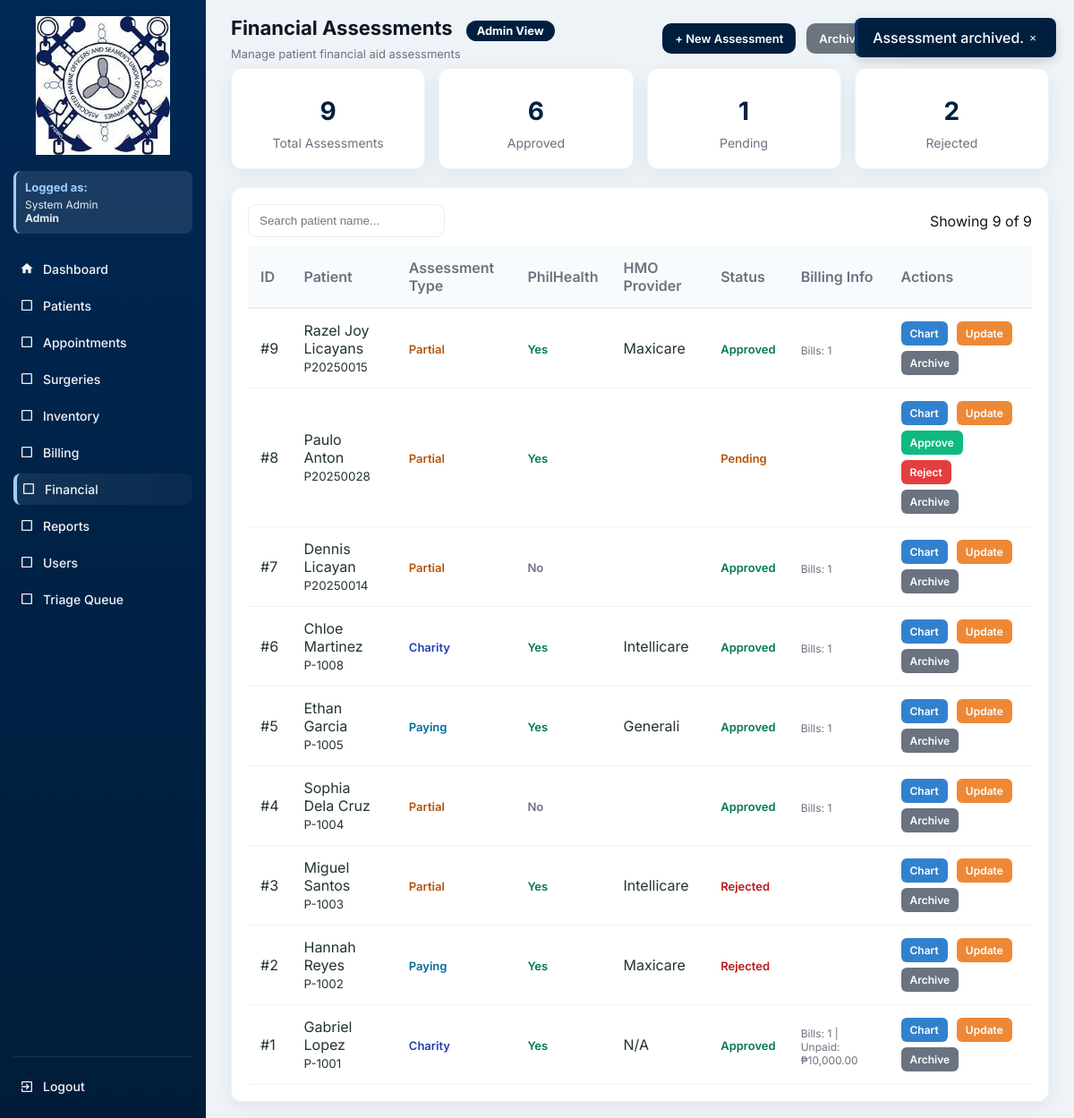
Page /financials.php?success=archived&action=archive&assessment_id=9 (signed in) on the committed database.
### tables this page shows
CREATE TABLE `financial_assessment` (
  `id` int(11) NOT NULL,
  `patient_id` int(11) DEFAULT NULL,
  `billing_id` int(11) DEFAULT NULL,
  `assessment_type` enum('Charity','Partial','Paying') DEFAULT NULL,
  `philhealth_eligible` tinyint(1) DEFAULT 0,
  `hmo_provider` varchar(100) DEFAULT NULL,
  `status` enum('Pending','Approved','Rejected') DEFAULT 'Pending',
  `is_archived` tinyint(1) DEFAULT 0,
  `archived_at` datetime DEFAULT NULL,
  `archived_by` int(11) DEFAULT NULL,
  `reviewed_at` datetime DEFAULT NULL,
  `reviewed_by` int(11) DEFAULT NULL,
  `created_at` timestamp NOT NULL DEFAULT current_timestamp()
);

CREATE TABLE `patients` (
  `id` int(11) NOT NULL,
  `patient_code` varchar(20) DEFAULT NULL,
  `first_name` varchar(100) DEFAULT NULL,
  `last_name` varchar(100) DEFAULT NULL,
  `gender` varchar(10) DEFAULT NULL,
  `sex` enum('Male','Female') DEFAULT NULL,
  `birth_date` date DEFAULT NULL,
  `phone` varchar(50) DEFAULT NULL,
  `address` text DEFAULT NULL,
  `guardian` varchar(100) DEFAULT NULL,
  `blood_type` varchar(10) DEFAULT NULL,
  `weight` decimal(5,2) DEFAULT NULL,
  `height` decimal(5,2) DEFAULT NULL,
  `pulse_rate` int(11) DEFAULT NULL,
  `temperature` decimal(4,2) DEFAULT NULL,
  `guardian_name` varchar(150) DEFAULT NULL,
  `created_at` timestamp NOT NULL DEFAULT current_timestamp(),
  `is_archived` tinyint(1) DEFAULT 0,
  `archived_at` datetime DEFAULT NULL,
  `archived_by` int(11) DEFAULT NULL
);

### functions.php (called while the page is built, shortened)
<?php
function fetchAll($conn, $sql, $types = null, $params = [])
{
    $stmt = $conn->prepare($sql);
    $stmt->execute();
    $res = $stmt->get_result();
    $rows = $res->fetch_all(MYSQLI_ASSOC);
    return $rows;
}
function fetchOne($conn, $sql, $types = null, $params = [])
{
    $stmt = $conn->prepare($sql);
    $stmt->execute();
    $res = $stmt->get_result();
    $row = $res->fetch_assoc();
    return $row;
}
?>

### financials.php (the view, shortened to what this page needs)
<?php
require 'config.php';
require 'functions.php';
$current_role = $_SESSION['role'] ?? 'Guest';
$current_name = $_SESSION['name'] ?? 'User';
$role_permissions = [
    'Admin' => [
        'dashboard.php' => 'Dashboard',
        'patients.php' => 'Patients',
        'appointments.php' => 'Appointments',
        'surgeries.php' => 'Surgeries',
        'inventory.php' => 'Inventory',
        'billing.php' => 'Billing',
        'financials.php' => 'Financial',
        'reports.php' => 'Reports',
        'users.php' => 'Users',
        'triage_queue.php' => 'Triage Queue'
    ],
    'Doctor' => [
        'dashboard.php' => 'Dashboard',
        'patients.php' => 'Patients',
        'appointments.php' => 'Appointments',
        'surgeries.php' => 'Surgeries',
        'inventory.php' => 'Inventory',
        'reports.php' => 'Reports',
        'triage_queue.php' => 'Triage Queue'
    ],
    'Nurse' => [
        'dashboard.php' => 'Dashboard',
        'patients.php' => 'Patients',
        'appointments.php' => 'Appointments',
        'inventory.php' => 'Inventory',
        'reports.php' => 'Reports',
        'triage_queue.php' => 'Triage Queue'
    ],
    'Staff' => [
        'dashboard.php' => 'Dashboard',
        'patients.php' => 'Patients',
        'appointments.php' => 'Appointments',
        'reports.php' => 'Reports'
    ],
    'Inventory' => [
        'dashboard.php' => 'Dashboard',
        'inventory.php' => 'Inventory',
        'reports.php' => 'Reports'
    ],
    'Billing' => [
        'dashboard.php' => 'Dashboard',
        'billing.php' => 'Billing',
        'financials.php' => 'Financial',
        'reports.php' => 'Reports'
    ],
    'SocialWorker' => [
        'dashboard.php' => 'Dashboard',
        'financials.php' => 'Financial',
        'reports.php' => 'Reports'
    ]
];
$allowed_pages = $role_permissions[$current_role] ?? ['dashboard.php' => 'Dashboard'];
$is_admin = ($current_role === 'Admin');
$is_social_worker = ($current_role === 'SocialWorker');
$assessments_per_page = 10;
$current_page = isset($_GET['page']) ? max(1, intval($_GET['page'])) : 1;
$offset = ($current_page - 1) * $assessments_per_page;
$show_archived = isset($_GET['show']) && $_GET['show'] === 'archived';
$archive_condition = $show_archived ? "f.is_archived = 1" : "f.is_archived = 0";
$total_assessments_query = "SELECT COUNT(*) as total FROM financial_assessment f WHERE $archive_condition";
$total_assessments_result = mysqli_query($conn, $total_assessments_query);
$total_assessments_row = mysqli_fetch_assoc($total_assessments_result);
$total_assessments = $total_assessments_row['total'];
$rows = fetchAll($conn, "
    SELECT
        f.*,
        p.first_name,
        p.last_name,
        p.patient_code,
        arch_user.full_name AS archived_by_name,
        COUNT(b.id) as bill_count,
        SUM(CASE WHEN b.status = 'Unpaid' THEN b.amount_due ELSE 0 END) as total_unpaid
    FROM financial_assessment f
    LEFT JOIN patients p ON f.patient_id = p.id
    LEFT JOIN users arch_user ON f.archived_by = arch_user.id
    LEFT JOIN billing b ON f.id = b.financial_assessment_id
    WHERE {$archive_condition}
    GROUP BY f.id
    ORDER BY f.id DESC
    LIMIT $offset, $assessments_per_page
", null, []);
$total_stats = fetchOne($conn, "SELECT COUNT(*) as total FROM financial_assessment", null, []);
$approved_stats = fetchOne($conn, "SELECT COUNT(*) as total FROM financial_assessment WHERE status = 'Approved'", null, []);
$pending_stats = fetchOne($conn, "SELECT COUNT(*) as total FROM financial_assessment WHERE status = 'Pending'", null, []);
$rejected_stats = fetchOne($conn, "SELECT COUNT(*) as total FROM financial_assessment WHERE status = 'Rejected'", null, []);
?>
<!DOCTYPE html>
<html lang="en">
<head>
</head>
<body>
<div class="app">
  <aside class="sidebar">
    <div class="logo-wrap"><a href="dashboard.php"><img src="logo.jpg" alt="Logo"></a></div>
    <div class="user-info">
      <h4>Logged as:</h4>
      <p><?= htmlspecialchars($current_name) ?><br><strong><?= htmlspecialchars($current_role) ?></strong></p>
    </div>
    <nav class="menu">
      <a href="dashboard.php" class="menu-item <?= basename($_SERVER['PHP_SELF'])=='dashboard.php'?'active':'' ?>">
        <span class="icon"><svg viewBox="0 0 24 24" fill="currentColor"><path d="M10 20v-6h4v6h5v-8h3L12 3 2 12h3v8z"/></svg></span> Dashboard
      </a>
      <?php foreach($allowed_pages as $page => $label): if($page !== 'dashboard.php'): ?>
        <a href="<?= $page ?>" class="menu-item <?= basename($_SERVER['PHP_SELF'])==$page?'active':'' ?>">
          <span class="icon">
            <?php
            $icons = [
              'patients.php' => '<svg viewBox="0 0 24 24" fill="currentColor"><path d="M12 12c2.21 0 4-1.79 4-4s-1.79-4-4-4-4 1.79-4 4 1.79 4 4 4zm0 2c-2.67 0-8 1.34-8 4v2h16v-2c0-2.66-5.33-4-8-4z"/></svg>',
              'appointments.php' => '<svg viewBox="0 0 24 24" fill="currentColor"><path d="M19 3h-1V1h-2v2H8V1H6v2H5c-1.11 0-1.99.9-1.99 2L3 19c0 1.1.89 2 2 2h14c1.1 0 2-.9 2-2V5c0-1.1-.9-2-2-2zm0 16H5V8h14v11zM7 10h5v5H7z"/></svg>',
              'surgeries.php' => '<svg viewBox="0 0 24 24" fill="currentColor"><path d="M12 2C8.13 2 5 5.13 5 9c0 5.25 7 13 7 13s7-7.75 7-13c0-3.87-3.13-7-7-7zm0 9.5c-1.38 0-2.5-1.12-2.5-2.5s1.12-2.5 2.5-2.5 2.5 1.12 2.5 2.5-1.12 2.5-2.5 2.5z"/></svg>',
              'inventory.php' => '<svg viewBox="0 0 24 24" fill="currentColor"><path d="M20 8h-3V4H7v4H4v14h16V8zM9 6h6v2H9V6zm11 14H4v-9h16v9zm-7-7H8v-2h5v2z"/></svg>',
              'billing.php' => '<svg viewBox="0 0 24 24" fill="currentColor"><path d="M11.8 10.9c-2.27-.59-3-1.2-3-2.15 0-1.09 1.01-1.85 2.7-1.85 1.78 0 2.44.85 2.5 2.1h2.21c-.07-1.72-1.12-3.3-3.21-3.81V3h-3v2.16c-1.94.42-3.5 1.68-3.5 3.61 0 2.31 1.91 3.46 4.7 4.13 2.5.6 3 1.48 3 2.41 0 .69-.49 1.79-2.7 1.79-2.06 0-2.87-.92-2.98-2.1h-2.2c.12 2.19 1.76 3.42 3.68 3.83V21h3v-2.15c1.95-.37 3.5-1.5 3.5-3.55 0-2.84-2.43-3.81-4.7-4.4z"/></svg>',
              'financials.php' => '<svg viewBox="0 0 24 24" fill="currentColor"><path d="M3 13h8V3H3v10zm0 8h8v-6H3v6zm10 0h8V11h-8v10zm0-18v6h8V3h-8z"/></svg>',
              'reports.php' => '<svg viewBox="0 0 24 24" fill="currentColor"><path d="M19 3H5c-1.1 0-2 .9-2 2v14c0 1.1.9 2 2 2h14c1.1 0 2-.9 2-2V5c0-1.1-.9-2-2-2zM9 17H7v-7h2v7zm4 0h-2V7h2v10zm4 0h-2v-4h2v4z"/></svg>',
              'users.php' => '<svg viewBox="0 0 24 24" fill="currentColor"><path d="M16 11c1.66 0 2.99-1.34 2.99-3S17.66 5 16 5c-1.66 0-3 1.34-3 3s1.34 3 3 3zm-8 0c1.66 0 2.99-1.34 2.99-3S9.66 5 8 5C6.34 5 5 6.34 5 8s1.34 3 3 3zm0 2c-2.33 0-7 1.17-7 3.5V19h14v-2.5c0-2.33-4.67-3.5-7-3.5zm8 0c-.29 0-.62.02-.97.05 1.16.84 1.97 1.97 1.97 3.45V19h6v-2.5c0-2.33-4.67-3.5-7-3.5z"/></svg>',
              'triage_queue.php' => '<svg viewBox="0 0 24 24" fill="currentColor"><path d="M12 2C6.48 2 2 6.48 2 12s4.48 10 10 10 10-4.48 10-10S17.52 2 12 2zm-2 15l-5-5 1.41-1.41L10 14.17l7.59-7.59L19 8l-9 9z"/></svg>'
            ];
            echo $icons[$page] ?? '<svg viewBox="0 0 24 24" fill="currentColor"><path d="M19 5v14H5V5h14m0-2H5c-1.1 0-2 .9-2 2v14c0 1.1.9 2 2 2h14c1.1 0 2-.9 2-2V5c0-1.1-.9-2-2-2z"/></svg>';
            ?>
          </span> <?= $label ?>
        </a>
      <?php endif; endforeach; ?>
    </nav>
    <div class="sidebar-bottom">
      <a href="logout.php" class="menu-item">
        <span class="icon"><svg viewBox="0 0 24 24" fill="currentColor"><path d="M10.09 15.59L11.5 17l5-5-5-5-1.41 1.41L12.67 11H3v2h9.67l-2.58 2.59zM19 3H5c-1.11 0-2 .9-2 2v4h2V5h14v14H5v-4H3v4c0 1.1.89 2 2 2h14c1.1 0 2-.9 2-2V5c0-1.1-.9-2-2-2z"/></svg></span> Logout
      </a>
    </div>
  </aside>
  <div class="main">
    <div class="topbar">
      <div class="top-left">
        <h1>Financial Assessments <?= $show_archived ? '(Archived)' : '' ?>
          <span class="role-badge role-<?= strtolower($current_role) ?>"><?= htmlspecialchars($current_role) ?> View</span>
        </h1>
        <p>Manage patient financial aid assessments</p>
      </div>
      <div class="top-actions">
        <?php if ($show_archived): ?>
          <a href="financials.php" class="btn btn-outline">View Active</a>
        <?php else: ?>
          <a href="financial_form.php" class="btn">+ New Assessment</a>
          <?php if ($is_admin || $is_social_worker): ?>
            <a href="financials.php?show=archived" class="btn btn-secondary">Archived</a>
          <?php endif; ?>
        <?php endif; ?>
        <div class="date-pill"><?= date('l, jS F Y') ?></div>
      </div>
    </div>
    <div id="toast" class="toast-container"></div>
    <?php if (!$show_archived): ?>
    <div class="stats-grid">
      <div class="stat-card">
        <div class="stat-number"><?= $total_stats['total'] ?? 0 ?></div>
        <div class="stat-label">Total Assessments</div>
      </div>
      <div class="stat-card">
        <div class="stat-number"><?= $approved_stats['total'] ?? 0 ?></div>
        <div class="stat-label">Approved</div>
      </div>
      <div class="stat-card">
        <div class="stat-number"><?= $pending_stats['total'] ?? 0 ?></div>
        <div class="stat-label">Pending</div>
      </div>
      <div class="stat-card">
        <div class="stat-number"><?= $rejected_stats['total'] ?? 0 ?></div>
        <div class="stat-label">Rejected</div>
      </div>
    </div>
    <?php endif; ?>
    <div class="table-wrap">
      <div class="table-controls">
        <input type="text" id="searchInput" class="search-input" placeholder="Search patient name...">
        <div class="muted">Showing <span id="rowCount"><?= count($rows) ?></span> of <?= number_format($total_assessments) ?></div>
      </div>
      <table id="financialsTable">
        <thead>
          <tr>
            <th>ID</th>
            <th>Patient</th>
            <th>Assessment Type</th>
            <th>PhilHealth</th>
            <th>HMO Provider</th>
            <th>Status</th>
            <th>Billing Info</th>
            <th>Actions</th>
          </tr>
        </thead>
        <tbody>
          <?php if (count($rows) > 0): ?>
            <?php foreach($rows as $r): ?>
              <?php
              $type_class = 'type-' . strtolower($r['assessment_type'] ?? 'none');
              $status_class = strtolower($r['status'] ?? 'pending');
              $philhealth_class = $r['philhealth_eligible'] ? 'philhealth-yes' : 'philhealth-no';
              $philhealth_text = $r['philhealth_eligible'] ? 'Yes' : 'No';
              $bill_count = $r['bill_count'] ?? 0;
              $total_unpaid = $r['total_unpaid'] ?? 0;
              $billing_display = '';
              if ($bill_count > 0) {
                  $billing_display = "<div class='billing-info'>Bills: $bill_count";
                  if ($total_unpaid > 0) {
                      $billing_display .= " | Unpaid: ₱" . number_format($total_unpaid, 2);
                  }
                  $billing_display .= "</div>";
              }
              $is_archived = !empty($r['is_archived']);
              $row_bg = $is_archived ? 'style="background:rgba(149,165,166,0.1);"' : '';
              $patient_name = htmlspecialchars($r['first_name'] . ' ' . $r['last_name']);
              ?>
              <tr data-id="<?= $r['id'] ?>" <?= $row_bg ?>>
                <td>#<?= $r['id'] ?></td>
                <td>
                  <?= $patient_name ?><br>
                  <small class="muted"><?= htmlspecialchars($r['patient_code'] ?? '') ?></small>
                </td>
                <td><span class="type <?= $type_class ?>"><?= htmlspecialchars($r['assessment_type']) ?></span></td>
                <td><span class="philhealth-badge <?= $philhealth_class ?>"><?= $philhealth_text ?></span></td>
                <td><?= htmlspecialchars($r['hmo_provider'] ?? 'N/A') ?></td>
                <td>
                  <span class="status <?= $status_class ?>"><?= htmlspecialchars($r['status']) ?></span>
                </td>
                <td><?= $billing_display ?></td>
                <td>
                  <div class="action-buttons">
                    <a href="financial_view.php?id=<?= $r['id'] ?>" class="action-btn btn-view">Chart</a>
                    <a href="financial_form.php?id=<?= $r['id'] ?>" class="action-btn btn-edit">Update</a>
                    <?php if ($r['status'] === 'Pending' && ($is_admin || $is_social_worker) && !$is_archived): ?>
                      <a href="financials.php?approve=<?= $r['id'] ?>" class="action-btn btn-approve" onclick="return confirm('Approve assessment for <?= htmlspecialchars($patient_name, ENT_QUOTES) ?>?')">Approve</a>
                      <a href="financials.php?reject=<?= $r['id'] ?>" class="action-btn btn-reject" onclick="return confirm('Reject assessment for <?= htmlspecialchars($patient_name, ENT_QUOTES) ?>?')">Reject</a>
                    <?php endif; ?>
                    <?php if ($is_admin || $is_social_worker): ?>
                      <?php if ($is_archived): ?>
                        <a href="financials.php?restore=<?= $r['id'] ?>" class="action-btn btn-restore" onclick="return confirm('Restore assessment for <?= htmlspecialchars($patient_name, ENT_QUOTES) ?>?')">Restore</a>
                      <?php else: ?>
                        <a href="financials.php?archive=<?= $r['id'] ?>" class="action-btn btn-archive" onclick="return confirm('Archive assessment for <?= htmlspecialchars($patient_name, ENT_QUOTES) ?>?')">Archive</a>
                      <?php endif; ?>
                    <?php endif; ?>
                  </div>
                </td>
              </tr>
            <?php endforeach; ?>
          <?php else: ?>
            <tr><td colspan="8" style="text-align:center; padding:30px;">No assessments found.</td></tr>
          <?php endif; ?>
        </tbody>
      </table>
    </div>
  </div>
</div>
</body>
</html>

### rows in the picture
financial_assessment: id "9", patient.last_name "Razel Joy Licayans", patient.patient_code "P20250015", assessment_type "Partial", philhealth_eligible "Yes", hmo_provider "Maxicare", status "Approved", bill_count "1"
financial_assessment: id "8", patient.last_name "Paulo Anton", patient.patient_code "P20250028", assessment_type "Partial", philhealth_eligible "Yes", status "Pending"
financial_assessment: id "7", patient.last_name "Dennis Licayan", patient.patient_code "P20250014", assessment_type "Partial", philhealth_eligible "No", status "Approved", bill_count "1"
financial_assessment: id "6", patient.last_name "Chloe Martinez", patient.patient_code "P-1008", assessment_type "Charity", philhealth_eligible "Yes", hmo_provider "Intellicare", status "Approved", bill_count "1"
financial_assessment: id "5", patient.last_name "Ethan Garcia", patient.patient_code "P-1005", assessment_type "Paying", philhealth_eligible "Yes", hmo_provider "Generali", status "Approved", bill_count "1"
financial_assessment: id "4", patient.last_name "Sophia Dela Cruz", patient.patient_code "P-1004", assessment_type "Partial", philhealth_eligible "No", status "Approved", bill_count "1"
financial_assessment: id "3", patient.last_name "Miguel Santos", patient.patient_code "P-1003", assessment_type "Partial", philhealth_eligible "Yes", hmo_provider "Intellicare", status "Rejected"
financial_assessment: id "2", patient.last_name "Hannah Reyes", patient.patient_code "P-1002", assessment_type "Paying", philhealth_eligible "Yes", hmo_provider "Maxicare", status "Rejected"
financial_assessment: id "1", patient.last_name "Gabriel Lopez", patient.patient_code "P-1001", assessment_type "Charity", philhealth_eligible "Yes", hmo_provider "N/A", status "Approved", bill_count "1", billing_display "| Unpaid: ₱10,000.00"

### other values in the picture
$current_name "System Admin"
$current_role "Admin"
$label "Patients"
$label "Appointments"
$label "Surgeries"
$label "Inventory"
$label "Billing"
$label "Financial"
$label "Reports"
$label "Users"
$label "Triage Queue"
$total_stats['total'] "9"
$approved_stats['total'] "6"
$pending_stats['total'] "1"
$rejected_stats['total'] "2"
